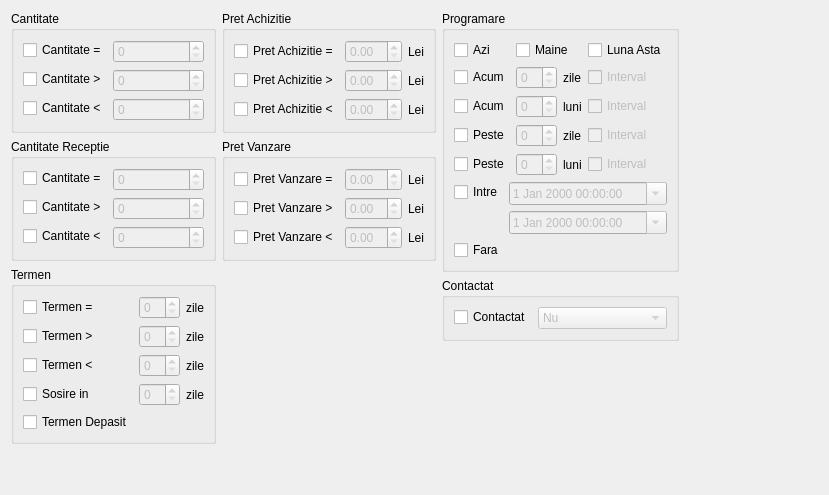
     <widget class="QWidget" name="rest">
      <attribute name="title">
       <string>Restul</string>
      </attribute>
      <layout class="QHBoxLayout" name="horizontalLayout_3">
       <item>
        <layout class="QVBoxLayout" name="verticalLayout_5">
         <item>
          <widget class="QGroupBox" name="cantitateGroupBox">
           <property name="title">
            <string>Cantitate</string>
           </property>
           <layout class="QFormLayout" name="formLayout_2">
            <item row="0" column="0">
             <widget class="QCheckBox" name="cantitate_eqCheckBox">
              <property name="text">
               <string>Cantitate =</string>
              </property>
             </widget>
            </item>
            <item row="0" column="1">
             <widget class="QSpinBox" name="cantitate_eqSpinBox">
              <property name="enabled">
               <bool>false</bool>
              </property>
             </widget>
            </item>
            <item row="1" column="0">
             <widget class="QCheckBox" name="cantitate_gtCheckBox">
              <property name="text">
               <string>Cantitate &gt;</string>
              </property>
             </widget>
            </item>
            <item row="1" column="1">
             <widget class="QSpinBox" name="cantitate_gtSpinBox">
              <property name="enabled">
               <bool>false</bool>
              </property>
             </widget>
            </item>
            <item row="2" column="0">
             <widget class="QCheckBox" name="cantitate_ltCheckBox">
              <property name="text">
               <string>Cantitate &lt;</string>
              </property>
             </widget>
            </item>
            <item row="2" column="1">
             <widget class="QSpinBox" name="cantitate_ltSpinBox">
              <property name="enabled">
               <bool>false</bool>
              </property>
             </widget>
            </item>
           </layout>
          </widget>
         </item>
         <item>
          <widget class="QGroupBox" name="cantitateReceptieGroupBox">
           <property name="title">
            <string>Cantitate Receptie</string>
           </property>
           <layout class="QFormLayout" name="formLayout_5">
            <item row="0" column="0">
             <widget class="QCheckBox" name="cantitate_in_eqCheckBox">
              <property name="text">
               <string>Cantitate =</string>
              </property>
             </widget>
            </item>
            <item row="0" column="1">
             <widget class="QSpinBox" name="cantitate_in_eqSpinBox">
              <property name="enabled">
               <bool>false</bool>
              </property>
             </widget>
            </item>
            <item row="1" column="0">
             <widget class="QCheckBox" name="cantitate_in_gtCheckBox">
              <property name="text">
               <string>Cantitate &gt;</string>
              </property>
             </widget>
            </item>
            <item row="1" column="1">
             <widget class="QSpinBox" name="cantitate_in_gtSpinBox">
              <property name="enabled">
               <bool>false</bool>
              </property>
             </widget>
            </item>
            <item row="2" column="0">
             <widget class="QCheckBox" name="cantitate_in_ltCheckBox">
              <property name="text">
               <string>Cantitate &lt;</string>
              </property>
             </widget>
            </item>
            <item row="2" column="1">
             <widget class="QSpinBox" name="cantitate_in_ltSpinBox">
              <property name="enabled">
               <bool>false</bool>
              </property>
             </widget>
            </item>
           </layout>
          </widget>
         </item>
         <item>
          <widget class="QGroupBox" name="termenGroupBox">
           <property name="title">
            <string>Termen</string>
           </property>
           <layout class="QGridLayout" name="gridLayout_2">
            <item row="0" column="0">
             <widget class="QCheckBox" name="termen_eqCheckBox">
              <property name="text">
               <string>Termen =</string>
              </property>
             </widget>
            </item>
            <item row="0" column="1">
             <widget class="QSpinBox" name="termen_eqSpinBox">
              <property name="enabled">
               <bool>false</bool>
              </property>
             </widget>
            </item>
            <item row="0" column="2">
             <widget class="QLabel" name="label_12">
              <property name="text">
               <string>zile</string>
              </property>
              <property name="buddy">
               <cstring>termen_eqSpinBox</cstring>
              </property>
             </widget>
            </item>
            <item row="1" column="0">
             <widget class="QCheckBox" name="termen_gtCheckBox">
              <property name="text">
               <string>Termen &gt;</string>
              </property>
             </widget>
            </item>
            <item row="1" column="1">
             <widget class="QSpinBox" name="termen_gtSpinBox">
              <property name="enabled">
               <bool>false</bool>
              </property>
             </widget>
            </item>
            <item row="1" column="2">
             <widget class="QLabel" name="label_13">
              <property name="text">
               <string>zile</string>
              </property>
              <property name="buddy">
               <cstring>termen_gtSpinBox</cstring>
              </property>
             </widget>
            </item>
            <item row="2" column="0">
             <widget class="QCheckBox" name="termen_ltCheckBox">
              <property name="text">
               <string>Termen &lt;</string>
              </property>
             </widget>
            </item>
            <item row="2" column="1">
             <widget class="QSpinBox" name="termen_ltSpinBox">
              <property name="enabled">
               <bool>false</bool>
              </property>
             </widget>
            </item>
            <item row="2" column="2">
             <widget class="QLabel" name="label_14">
              <property name="text">
               <string>zile</string>
              </property>
              <property name="buddy">
               <cstring>termen_ltSpinBox</cstring>
              </property>
             </widget>
            </item>
            <item row="3" column="0">
             <widget class="QCheckBox" name="termen_sosireCheckBox">
              <property name="text">
               <string>Sosire in  </string>
              </property>
             </widget>
            </item>
            <item row="3" column="1">
             <widget class="QSpinBox" name="termen_sosireSpinBox">
              <property name="enabled">
               <bool>false</bool>
              </property>
             </widget>
            </item>
            <item row="3" column="2">
             <widget class="QLabel" name="label_15">
              <property name="text">
               <string>zile</string>
              </property>
              <property name="buddy">
               <cstring>termen_sosireSpinBox</cstring>
              </property>
             </widget>
            </item>
            <item row="4" column="0">
             <widget class="QCheckBox" name="termen_depasitCheckBox">
              <property name="text">
               <string>Termen Depasit</string>
              </property>
             </widget>
            </item>
           </layout>
          </widget>
         </item>
         <item>
          <spacer name="verticalSpacer_5">
           <property name="orientation">
            <enum>Qt::Vertical</enum>
           </property>
           <property name="sizeHint" stdset="0">
            <size>
             <width>20</width>
             <height>40</height>
            </size>
           </property>
          </spacer>
         </item>
        </layout>
       </item>
       <item>
        <layout class="QVBoxLayout" name="verticalLayout_6">
         <item>
          <widget class="QGroupBox" name="pretAchGroupBox">
           <property name="title">
            <string>Pret Achizitie</string>
           </property>
           <layout class="QGridLayout" name="gridLayout_3">
            <item row="0" column="0">
             <widget class="QCheckBox" name="pret_a_eqCheckBox">
              <property name="text">
               <string>Pret Achizitie =</string>
              </property>
             </widget>
            </item>
            <item row="0" column="1">
             <widget class="QDoubleSpinBox" name="pret_a_eqSpinBox">
              <property name="enabled">
               <bool>false</bool>
              </property>
             </widget>
            </item>
            <item row="0" column="2">
             <widget class="QLabel" name="label_16">
              <property name="text">
               <string>Lei</string>
              </property>
              <property name="buddy">
               <cstring>pret_a_eqSpinBox</cstring>
              </property>
             </widget>
            </item>
            <item row="1" column="0">
             <widget class="QCheckBox" name="pret_a_gtCheckBox">
              <property name="text">
               <string>Pret Achizitie &gt;</string>
              </property>
             </widget>
            </item>
            <item row="1" column="1">
             <widget class="QDoubleSpinBox" name="pret_a_gtSpinBox">
              <property name="enabled">
               <bool>false</bool>
              </property>
             </widget>
            </item>
            <item row="1" column="2">
             <widget class="QLabel" name="label_17">
              <property name="text">
               <string>Lei</string>
              </property>
              <property name="buddy">
               <cstring>pret_a_gtSpinBox</cstring>
              </property>
             </widget>
            </item>
            <item row="2" column="0">
             <widget class="QCheckBox" name="pret_a_ltCheckBox">
              <property name="text">
               <string>Pret Achizitie &lt;</string>
              </property>
             </widget>
            </item>
            <item row="2" column="1">
             <widget class="QDoubleSpinBox" name="pret_a_ltSpinBox">
              <property name="enabled">
               <bool>false</bool>
              </property>
             </widget>
            </item>
            <item row="2" column="2">
             <widget class="QLabel" name="label_18">
              <property name="text">
               <string>Lei</string>
              </property>
              <property name="buddy">
               <cstring>pret_a_ltSpinBox</cstring>
              </property>
             </widget>
            </item>
           </layout>
          </widget>
         </item>
         <item>
          <widget class="QGroupBox" name="pretVanzGroupBox">
           <property name="title">
            <string>Pret Vanzare</string>
           </property>
           <layout class="QGridLayout" name="gridLayout_4">
            <item row="0" column="0">
             <widget class="QCheckBox" name="pret_v_eqCheckBox">
              <property name="text">
               <string>Pret Vanzare =</string>
              </property>
             </widget>
            </item>
            <item row="0" column="1">
             <widget class="QDoubleSpinBox" name="pret_v_eqSpinBox">
              <property name="enabled">
               <bool>false</bool>
              </property>
             </widget>
            </item>
            <item row="0" column="2">
             <widget class="QLabel" name="label_21">
              <property name="text">
               <string>Lei</string>
              </property>
              <property name="buddy">
               <cstring>pret_v_eqSpinBox</cstring>
              </property>
             </widget>
            </item>
            <item row="1" column="0">
             <widget class="QCheckBox" name="pret_v_gtCheckBox">
              <property name="text">
               <string>Pret Vanzare &gt;</string>
              </property>
             </widget>
            </item>
            <item row="1" column="1">
             <widget class="QDoubleSpinBox" name="pret_v_gtSpinBox">
              <property name="enabled">
               <bool>false</bool>
              </property>
             </widget>
            </item>
            <item row="1" column="2">
             <widget class="QLabel" name="label_19">
              <property name="text">
               <string>Lei</string>
              </property>
              <property name="buddy">
               <cstring>pret_v_gtSpinBox</cstring>
              </property>
             </widget>
            </item>
            <item row="2" column="0">
             <widget class="QCheckBox" name="pret_v_ltCheckBox">
              <property name="text">
               <string>Pret Vanzare &lt;</string>
              </property>
             </widget>
            </item>
            <item row="2" column="1">
             <widget class="QDoubleSpinBox" name="pret_v_ltSpinBox">
              <property name="enabled">
               <bool>false</bool>
              </property>
             </widget>
            </item>
            <item row="2" column="2">
             <widget class="QLabel" name="label_20">
              <property name="text">
               <string>Lei</string>
              </property>
              <property name="buddy">
               <cstring>pret_v_ltSpinBox</cstring>
              </property>
             </widget>
            </item>
           </layout>
          </widget>
         </item>
         <item>
          <spacer name="verticalSpacer_3">
           <property name="orientation">
            <enum>Qt::Vertical</enum>
           </property>
           <property name="sizeHint" stdset="0">
            <size>
             <width>20</width>
             <height>40</height>
            </size>
           </property>
          </spacer>
         </item>
        </layout>
       </item>
       <item>
        <layout class="QVBoxLayout" name="verticalLayout_7">
         <item>
          <widget class="QGroupBox" name="programareGroupBox">
           <property name="title">
            <string>Programare</string>
           </property>
           <layout class="QGridLayout" name="gridLayout">
            <item row="0" column="0">
             <widget class="QCheckBox" name="programare_aziCheckBox">
              <property name="text">
               <string>Azi</string>
              </property>
             </widget>
            </item>
            <item row="0" column="1" colspan="2">
             <widget class="QCheckBox" name="programare_maineCheckBox">
              <property name="text">
               <string>Maine</string>
              </property>
             </widget>
            </item>
            <item row="0" column="3">
             <widget class="QCheckBox" name="programare_lunaCheckBox">
              <property name="text">
               <string>Luna Asta</string>
              </property>
             </widget>
            </item>
            <item row="1" column="0">
             <widget class="QCheckBox" name="programare_acum_zileCheckBox">
              <property name="text">
               <string>Acum</string>
              </property>
             </widget>
            </item>
            <item row="1" column="1">
             <widget class="QSpinBox" name="programare_acum_zileSpinBox">
              <property name="enabled">
               <bool>false</bool>
              </property>
             </widget>
            </item>
            <item row="1" column="2">
             <widget class="QLabel" name="label_4">
              <property name="text">
               <string>zile</string>
              </property>
              <property name="buddy">
               <cstring>programare_acum_zileSpinBox</cstring>
              </property>
             </widget>
            </item>
            <item row="1" column="3">
             <widget class="QCheckBox" name="programare_acum_zile_intervalCheckBox">
              <property name="enabled">
               <bool>false</bool>
              </property>
              <property name="text">
               <string>Interval</string>
              </property>
             </widget>
            </item>
            <item row="2" column="0">
             <widget class="QCheckBox" name="programare_acum_luniCheckBox">
              <property name="text">
               <string>Acum</string>
              </property>
             </widget>
            </item>
            <item row="2" column="1">
             <widget class="QSpinBox" name="programare_acum_luniSpinBox">
              <property name="enabled">
               <bool>false</bool>
              </property>
             </widget>
            </item>
            <item row="2" column="2">
             <widget class="QLabel" name="label_6">
              <property name="text">
               <string>luni</string>
              </property>
              <property name="buddy">
               <cstring>programare_acum_luniSpinBox</cstring>
              </property>
             </widget>
            </item>
            <item row="2" column="3">
             <widget class="QCheckBox" name="programare_acum_luni_intervalCheckBox">
              <property name="enabled">
               <bool>false</bool>
              </property>
              <property name="text">
               <string>Interval</string>
              </property>
             </widget>
            </item>
            <item row="3" column="0">
             <widget class="QCheckBox" name="programare_peste_zileCheckBox">
              <property name="text">
               <string>Peste</string>
              </property>
             </widget>
            </item>
            <item row="3" column="1">
             <widget class="QSpinBox" name="programare_peste_zileSpinBox">
              <property name="enabled">
               <bool>false</bool>
              </property>
             </widget>
            </item>
            <item row="3" column="2">
             <widget class="QLabel" name="label_8">
              <property name="text">
               <string>zile</string>
              </property>
              <property name="buddy">
               <cstring>programare_peste_zileSpinBox</cstring>
              </property>
             </widget>
            </item>
            <item row="3" column="3">
             <widget class="QCheckBox" name="programare_peste_zile_intervalCheckBox">
              <property name="enabled">
               <bool>false</bool>
              </property>
              <property name="text">
               <string>Interval</string>
              </property>
             </widget>
            </item>
            <item row="4" column="0">
             <widget class="QCheckBox" name="programare_peste_luniCheckBox">
              <property name="text">
               <string>Peste</string>
              </property>
             </widget>
            </item>
            <item row="4" column="1">
             <widget class="QSpinBox" name="programare_peste_luniSpinBox">
              <property name="enabled">
               <bool>false</bool>
              </property>
             </widget>
            </item>
            <item row="4" column="2">
             <widget class="QLabel" name="label_10">
              <property name="text">
               <string>luni</string>
              </property>
              <property name="buddy">
               <cstring>programare_peste_luniSpinBox</cstring>
              </property>
             </widget>
            </item>
            <item row="4" column="3">
             <widget class="QCheckBox" name="programare_peste_luni_intervalCheckBox">
              <property name="enabled">
               <bool>false</bool>
              </property>
              <property name="text">
               <string>Interval</string>
              </property>
             </widget>
            </item>
            <item row="6" column="0" colspan="4">
             <layout class="QFormLayout" name="formLayout_3">
              <item row="0" column="0">
               <widget class="QCheckBox" name="programare_intreCheckBox">
                <property name="text">
                 <string>Intre</string>
                </property>
               </widget>
              </item>
              <item row="0" column="1">
               <widget class="QDateTimeEdit" name="programare_intre_minDateTimeEdit">
                <property name="enabled">
                 <bool>false</bool>
                </property>
                <property name="calendarPopup">
                 <bool>true</bool>
                </property>
               </widget>
              </item>
              <item row="1" column="1">
               <widget class="QDateTimeEdit" name="programare_intre_maxDateTimeEdit">
                <property name="enabled">
                 <bool>false</bool>
                </property>
                <property name="calendarPopup">
                 <bool>true</bool>
                </property>
               </widget>
              </item>
             </layout>
            </item>
            <item row="7" column="0">
             <widget class="QCheckBox" name="programare_faraCheckBox">
              <property name="text">
               <string>Fara</string>
              </property>
             </widget>
            </item>
           </layout>
          </widget>
         </item>
         <item>
          <widget class="QGroupBox" name="contactatGroupBox">
           <property name="title">
            <string>Contactat</string>
           </property>
           <layout class="QFormLayout" name="formLayout_4">
            <item row="0" column="0">
             <widget class="QCheckBox" name="contactatCheckBox">
              <property name="text">
               <string>Contactat</string>
              </property>
             </widget>
            </item>
            <item row="0" column="1">
             <widget class="QComboBox" name="contactatComboBox">
              <property name="enabled">
               <bool>false</bool>
              </property>
              <item>
               <property name="text">
                <string>Nu</string>
               </property>
              </item>
              <item>
               <property name="text">
                <string>Da</string>
               </property>
              </item>
             </widget>
            </item>
           </layout>
          </widget>
         </item>
         <item>
          <spacer name="verticalSpacer_6">
           <property name="orientation">
            <enum>Qt::Vertical</enum>
           </property>
           <property name="sizeHint" stdset="0">
            <size>
             <width>20</width>
             <height>40</height>
            </size>
           </property>
          </spacer>
         </item>
        </layout>
       </item>
       <item>
        <spacer name="horizontalSpacer_4">
         <property name="orientation">
          <enum>Qt::Horizontal</enum>
         </property>
         <property name="sizeHint" stdset="0">
          <size>
           <width>139</width>
           <height>20</height>
          </size>
         </property>
        </spacer>
       </item>
      </layout>
     </widget>
